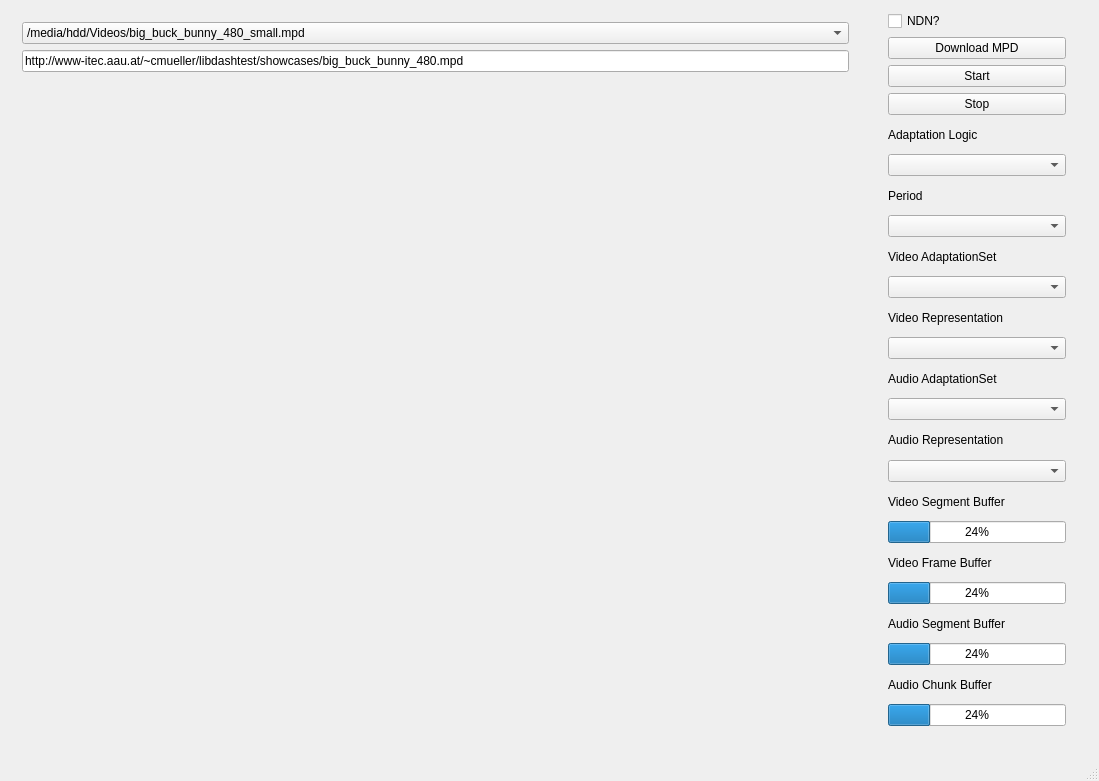
<?xml version="1.0" encoding="UTF-8"?>
<ui version="4.0">
 <class>QtSamplePlayerClass</class>
 <widget class="QMainWindow" name="QtSamplePlayerClass">
  <property name="enabled">
   <bool>true</bool>
  </property>
  <property name="geometry">
   <rect>
    <x>0</x>
    <y>0</y>
    <width>1099</width>
    <height>781</height>
   </rect>
  </property>
  <property name="acceptDrops">
   <bool>true</bool>
  </property>
  <property name="windowTitle">
   <string>put smart title here</string>
  </property>
  <widget class="QWidget" name="centralWidget">
   <layout class="QHBoxLayout" name="horizontalLayout">
    <item>
     <widget class="QWidget" name="widget" native="true">
      <property name="enabled">
       <bool>true</bool>
      </property>
      <property name="minimumSize">
       <size>
        <width>600</width>
        <height>0</height>
       </size>
      </property>
      <layout class="QVBoxLayout" name="verticalLayout_3">
       <item>
        <widget class="QComboBox" name="cb_mpd">
         <property name="editable">
          <bool>false</bool>
         </property>
         <item>
          <property name="text">
           <string>/media/hdd/Videos/big_buck_bunny_480_small.mpd</string>
          </property>
         </item>
         <item>
          <property name="text">
           <string>http://www-itec.aau.at/~cmueller/libdashtest/showcases/big_buck_bunny_480.mpd</string>
          </property>
         </item>
         <item>
          <property name="text">
           <string>http://www-itec.aau.at/~cmueller/libdashtest/showcases/redbull_2_resolutions.mpd</string>
          </property>
         </item>
         <item>
          <property name="text">
           <string>http://www-itec.aau.at/~cmueller/libdashtest/showcases/redbull_segment_template.mpd</string>
          </property>
         </item>
         <item>
          <property name="text">
           <string>http://dash.edgesuite.net/dash264/TestCases/1a/netflix/exMPD_BIP_TC1.mpd</string>
          </property>
         </item>
         <item>
          <property name="text">
           <string>http://dash.edgesuite.net/dash264/TestCases/1a/sony/SNE_DASH_SD_CASE1A_REVISED.mpd</string>
          </property>
         </item>
         <item>
          <property name="text">
           <string>http://dash.edgesuite.net/dash264/TestCases/1b/envivio/manifest.mpd</string>
          </property>
         </item>
         <item>
          <property name="text">
           <string>http://dash.edgesuite.net/dash264/TestCases/1b/thomson-networks/manifest.mpd</string>
          </property>
         </item>
         <item>
          <property name="text">
           <string>http://dash.edgesuite.net/dash264/TestCases/1c/envivio/manifest.mpd</string>
          </property>
         </item>
         <item>
          <property name="text">
           <string>http://dash.edgesuite.net/dash264/TestCases/2a/envivio/manifest.mpd</string>
          </property>
         </item>
         <item>
          <property name="text">
           <string>http://dash.edgesuite.net/dash264/TestCases/2a/sony/SNE_DASH_CASE_2A_SD_REVISED.mpd</string>
          </property>
         </item>
         <item>
          <property name="text">
           <string>http://dash.edgesuite.net/dash264/TestCases/2a/thomson-networks/manifest.mpd</string>
          </property>
         </item>
         <item>
          <property name="text">
           <string>http://dash.edgesuite.net/dash264/TestCases/3a/fraunhofer/ed.mpd</string>
          </property>
         </item>
         <item>
          <property name="text">
           <string>http://dash.edgesuite.net/dash264/TestCases/3b/fraunhofer/elephants_dream_heaac2_0.mpd</string>
          </property>
         </item>
         <item>
          <property name="text">
           <string>http://dash.edgesuite.net/dash264/TestCases/3b/sony/SNE_DASH_CASE3B_SD_REVISED.mpd</string>
          </property>
         </item>
         <item>
          <property name="text">
           <string>http://dash.edgesuite.net/dash264/TestCases/4b/sony/SNE_DASH_CASE4B_SD_REVISED.mpd</string>
          </property>
         </item>
         <item>
          <property name="text">
           <string>http://dash.edgesuite.net/dash264/TestCases/5a/1/manifest.mpd</string>
          </property>
         </item>
         <item>
          <property name="text">
           <string>http://dash.edgesuite.net/dash264/TestCases/5b/1/manifest.mpd</string>
          </property>
         </item>
         <item>
          <property name="text">
           <string>http://dash.edgesuite.net/dash264/TestCases/6c/envivio/manifest.mpd</string>
          </property>
         </item>
         <item>
          <property name="text">
           <string>http://dash.edgesuite.net/dash264/TestCases/6c/envivio/manifest2.mpd</string>
          </property>
         </item>
         <item>
          <property name="text">
           <string>http://tvnlive.dashdemo.edgesuite.net/live/manifest.mpd</string>
          </property>
         </item>
         <item>
          <property name="text">
           <string>http://ftp-itec.uni-klu.ac.at/dash/conformance/mp4-full-gdr/mp4-full-gdr-mpd-AV-BS.mpd</string>
          </property>
         </item>
         <item>
          <property name="text">
           <string>http://ftp-itec.uni-klu.ac.at/dash/conformance/mp4-full-gdr/mp4-full-gdr-mpd-AV-NBS.mpd</string>
          </property>
         </item>
         <item>
          <property name="text">
           <string>http://ftp-itec.uni-klu.ac.at/dash/conformance/mp4-live-periods/mp4-live-periods-mpd.mpd</string>
          </property>
         </item>
         <item>
          <property name="text">
           <string>http://ftp-itec.uni-klu.ac.at/dash/conformance/mp4-live/mp4-live-mpd-AV-BS.mpd</string>
          </property>
         </item>
         <item>
          <property name="text">
           <string>http://ftp-itec.uni-klu.ac.at/dash/conformance/mp4-live/mp4-live-mpd-AV-NBS.mpd</string>
          </property>
         </item>
         <item>
          <property name="text">
           <string>http://ftp-itec.uni-klu.ac.at/dash/conformance/mp4-main-multi/mp4-main-multi-mpd-AV-NBS.mpd</string>
          </property>
         </item>
         <item>
          <property name="text">
           <string>http://ftp-itec.uni-klu.ac.at/dash/conformance/mp4-main-ogop/mp4-main-ogop-mpd-AV-BS.mpd</string>
          </property>
         </item>
         <item>
          <property name="text">
           <string>http://ftp-itec.uni-klu.ac.at/dash/conformance/mp4-main-ogop/mp4-main-ogop-mpd-AV-NBS.mpd</string>
          </property>
         </item>
         <item>
          <property name="text">
           <string>http://ftp-itec.uni-klu.ac.at/dash/conformance/mp4-onDemand/mp4-onDemand-mpd-AV.mpd</string>
          </property>
         </item>
        </widget>
       </item>
       <item>
        <widget class="QLineEdit" name="lineEdit_mpd">
         <property name="text">
          <string>http://www-itec.aau.at/~cmueller/libdashtest/showcases/big_buck_bunny_480.mpd</string>
         </property>
        </widget>
       </item>
       <item>
        <widget class="sampleplayer::renderer::QTGLRenderer" name="videoelement" native="true">
         <property name="enabled">
          <bool>true</bool>
         </property>
         <property name="minimumSize">
          <size>
           <width>100</width>
           <height>100</height>
          </size>
         </property>
         <layout class="QVBoxLayout" name="videoLayout"/>
        </widget>
       </item>
      </layout>
     </widget>
    </item>
    <item>
     <widget class="QWidget" name="w_controls" native="true">
      <property name="sizePolicy">
       <sizepolicy hsizetype="Fixed" vsizetype="Preferred">
        <horstretch>0</horstretch>
        <verstretch>0</verstretch>
       </sizepolicy>
      </property>
      <layout class="QVBoxLayout" name="verticalLayout">
       <property name="topMargin">
        <number>0</number>
       </property>
       <item>
        <widget class="QWidget" name="w_boxes" native="true">
         <property name="minimumSize">
          <size>
           <width>200</width>
           <height>0</height>
          </size>
         </property>
         <property name="maximumSize">
          <size>
           <width>200</width>
           <height>800</height>
          </size>
         </property>
         <layout class="QVBoxLayout" name="verticalLayout_2">
          <property name="topMargin">
           <number>0</number>
          </property>
          <item>
           <widget class="QCheckBox" name="ndnCheckBox">
            <property name="text">
             <string>NDN?</string>
            </property>
            <property name="checked">
             <bool>false</bool>
            </property>
            <property name="autoRepeat">
             <bool>false</bool>
            </property>
            <property name="autoExclusive">
             <bool>false</bool>
            </property>
           </widget>
          </item>
          <item>
           <widget class="QPushButton" name="button_mpd">
            <property name="text">
             <string>Download MPD</string>
            </property>
           </widget>
          </item>
          <item>
           <widget class="QPushButton" name="button_start">
            <property name="text">
             <string>Start</string>
            </property>
           </widget>
          </item>
          <item>
           <widget class="QPushButton" name="button_stop">
            <property name="text">
             <string>Stop</string>
            </property>
           </widget>
          </item>
          <item>
           <widget class="QLabel" name="label_adaptationlogic">
            <property name="text">
             <string>Adaptation Logic</string>
            </property>
           </widget>
          </item>
          <item>
           <widget class="QComboBox" name="cb_adaptationlogic"/>
          </item>
          <item>
           <widget class="QLabel" name="label_period">
            <property name="text">
             <string>Period</string>
            </property>
           </widget>
          </item>
          <item>
           <widget class="QComboBox" name="cb_period"/>
          </item>
          <item>
           <widget class="QLabel" name="label">
            <property name="text">
             <string>Video AdaptationSet</string>
            </property>
           </widget>
          </item>
          <item>
           <widget class="QComboBox" name="cb_video_adaptationset"/>
          </item>
          <item>
           <widget class="QLabel" name="label_2">
            <property name="text">
             <string>Video Representation</string>
            </property>
           </widget>
          </item>
          <item>
           <widget class="QComboBox" name="cb_video_representation">
            <property name="minimumSize">
             <size>
              <width>0</width>
              <height>0</height>
             </size>
            </property>
           </widget>
          </item>
          <item>
           <widget class="QLabel" name="label_audio_adaptationset">
            <property name="text">
             <string>Audio AdaptationSet</string>
            </property>
           </widget>
          </item>
          <item>
           <widget class="QComboBox" name="cb_audio_adaptationset"/>
          </item>
          <item>
           <widget class="QLabel" name="label_audio_representation">
            <property name="text">
             <string>Audio Representation</string>
            </property>
           </widget>
          </item>
          <item>
           <widget class="QComboBox" name="cb_audio_representation"/>
          </item>
          <item>
           <widget class="QLabel" name="label_5">
            <property name="text">
             <string>Video Segment Buffer</string>
            </property>
           </widget>
          </item>
          <item>
           <widget class="QProgressBar" name="progressBar_V">
            <property name="value">
             <number>24</number>
            </property>
           </widget>
          </item>
          <item>
           <widget class="QLabel" name="label_6">
            <property name="text">
             <string>Video Frame Buffer</string>
            </property>
           </widget>
          </item>
          <item>
           <widget class="QProgressBar" name="progressBar_VF">
            <property name="value">
             <number>24</number>
            </property>
           </widget>
          </item>
          <item>
           <widget class="QLabel" name="label_7">
            <property name="text">
             <string>Audio Segment Buffer</string>
            </property>
           </widget>
          </item>
          <item>
           <widget class="QProgressBar" name="progressBar_A">
            <property name="value">
             <number>24</number>
            </property>
           </widget>
          </item>
          <item>
           <widget class="QLabel" name="label_8">
            <property name="text">
             <string>Audio Chunk Buffer</string>
            </property>
           </widget>
          </item>
          <item>
           <widget class="QProgressBar" name="progressBar_AC">
            <property name="value">
             <number>24</number>
            </property>
           </widget>
          </item>
         </layout>
        </widget>
       </item>
      </layout>
     </widget>
    </item>
   </layout>
  </widget>
  <widget class="QStatusBar" name="statusBar"/>
 </widget>
 <layoutdefault spacing="6" margin="11"/>
 <customwidgets>
  <customwidget>
   <class>sampleplayer::renderer::QTGLRenderer</class>
   <extends>QWidget</extends>
   <header>Renderer/QTGLRenderer.h</header>
   <container>1</container>
  </customwidget>
 </customwidgets>
 <resources>
  <include location="qtsampleplayer.qrc"/>
 </resources>
 <connections/>
</ui>
